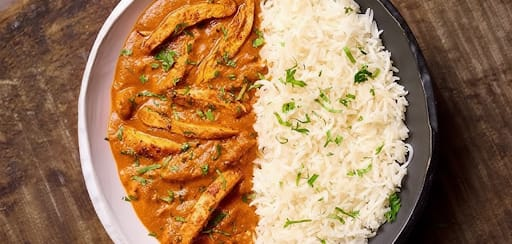
#> input picture assets/peri-peri-butter-chicken-new.png, 512 x 244 px
$ python pad_image.py
#> lines starting #> are read from the running program, lines starting #| are printed output that depends on the picture
from PIL import Image

def pad_to_square(image_path, output_path):
#> called with image_path = 'assets/peri-peri-butter-chicken-new.png'
    img = Image.open(image_path)
#> img is the input picture: PIL image 512x244 RGBA; mean R, G, B, A 159.3, 121.3, 86.4, 255
    width, height = img.size
#> width = 512; height = 244

    if width == height:
        img.save(output_path)
        print(f"Image is already square: {width}x{height}")
        return

    new_size = max(width, height)
#> new_size = 512
    new_img = Image.new("RGBA", (new_size, new_size), (255, 255, 255, 0)) # Transparent background

    # Center the image
    paste_x = (new_size - width) // 2
#> paste_x = 0
    paste_y = (new_size - height) // 2
#> paste_y = 134

    new_img.paste(img, (paste_x, paste_y))
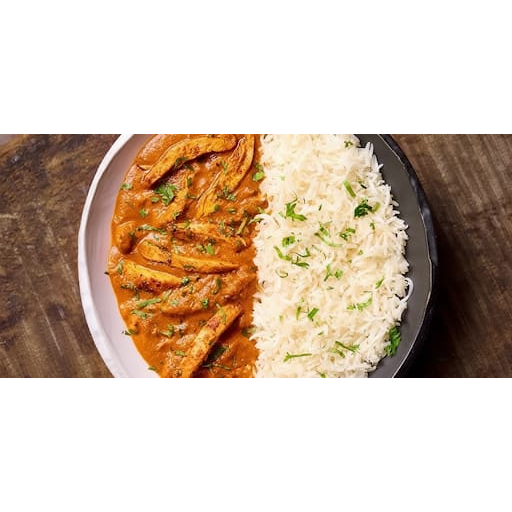
#> new_img: PIL image 512x512 RGBA; mean R, G, B, A 209.4, 191.3, 174.7, 121.5; transparent parts drawn white
    new_img.save(output_path)
    print(f"Image squared: {new_size}x{new_size} saved to {output_path}")
#| Image squared: 512x512 saved to assets/peri-peri-butter-chicken-square.png

try:
    pad_to_square("assets/peri-peri-butter-chicken-new.png", "assets/peri-peri-butter-chicken-square.png")
except Exception as e:
    print(f"Error: {e}")

$ run again, with assets/7chef1.png copied over assets/peri-peri-butter-chicken-new.png
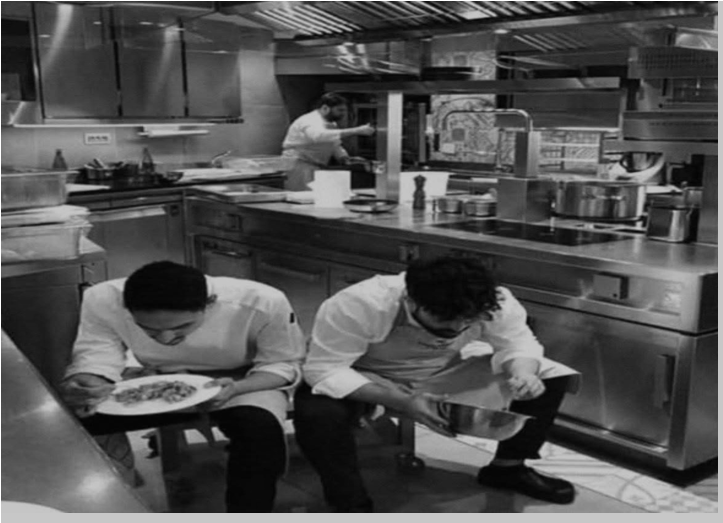
#> input picture assets/7chef1.png, 723 x 523 px
#> in pad_to_square, img is the input picture: PIL image 723x523 RGBA; mean R, G, B, A 81, 81, 81, 255
#> in pad_to_square, `new_img.paste(img, (paste_x, paste_y))`:
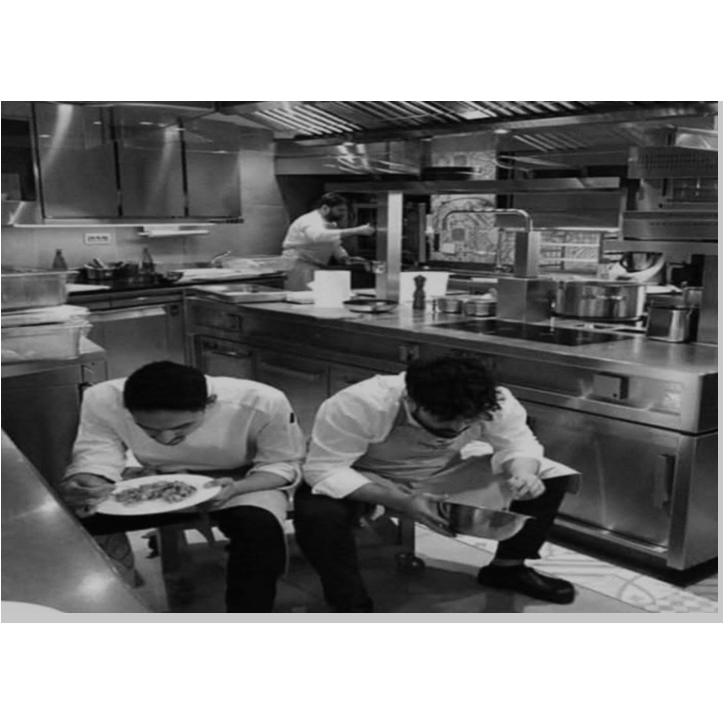
#> new_img: PIL image 723x723 RGBA; mean R, G, B, A 129.2, 129.2, 129.2, 184.5; transparent parts drawn white
#| Image squared: 723x723 saved to assets/peri-peri-butter-chicken-square.png

$ run again, with assets/7chef2.png copied over assets/peri-peri-butter-chicken-new.png
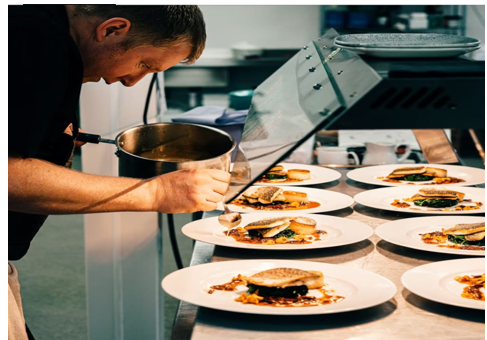
#> input picture assets/7chef2.png, 487 x 340 px
#> in pad_to_square, img is the input picture: PIL image 487x340 RGBA; mean R, G, B, A 129.8, 118.9, 103.7, 255
#> in pad_to_square, `new_img.paste(img, (paste_x, paste_y))`:
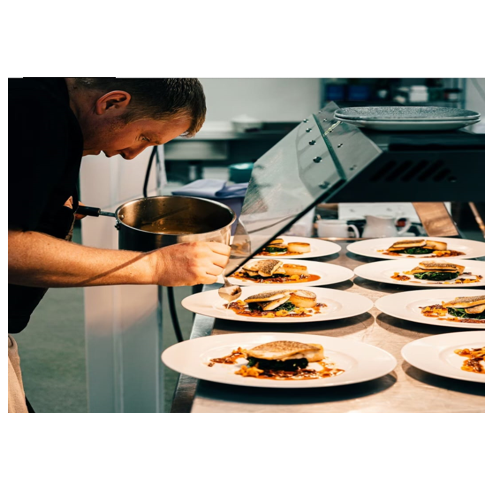
#> new_img: PIL image 487x487 RGBA; mean R, G, B, A 167.6, 160, 149.4, 178; transparent parts drawn white
#| Image squared: 487x487 saved to assets/peri-peri-butter-chicken-square.png

$ run again, with assets/7chef3.png copied over assets/peri-peri-butter-chicken-new.png
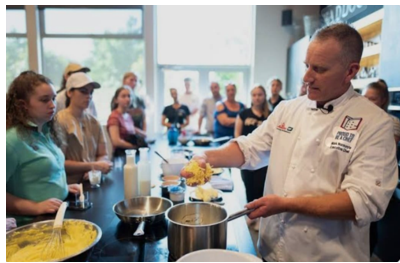
#> input picture assets/7chef3.png, 400 x 263 px
#> in pad_to_square, img is the input picture: PIL image 400x263 RGBA; mean R, G, B, A 148.7, 143.9, 137.6, 255
#> in pad_to_square, `new_img.paste(img, (paste_x, paste_y))`:
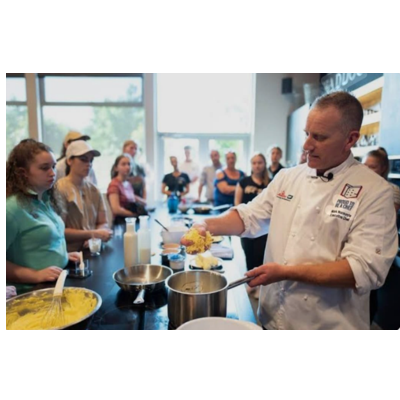
#> new_img: PIL image 400x400 RGBA; mean R, G, B, A 185.1, 181.9, 177.8, 167.7; transparent parts drawn white
#| Image squared: 400x400 saved to assets/peri-peri-butter-chicken-square.png
